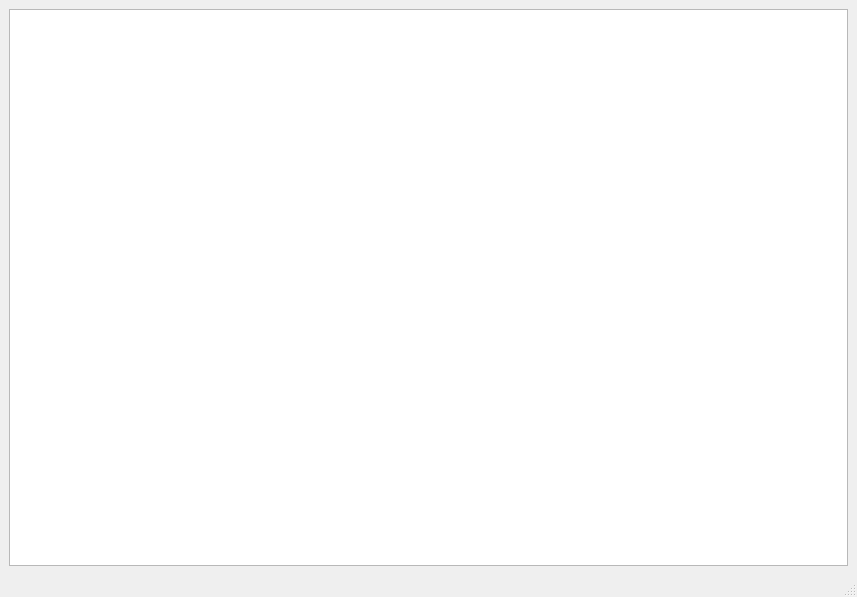
<?xml version="1.0" encoding="UTF-8"?>
<ui version="4.0">
 <class>MainWindow</class>
 <widget class="QMainWindow" name="MainWindow">
  <property name="geometry">
   <rect>
    <x>0</x>
    <y>0</y>
    <width>857</width>
    <height>597</height>
   </rect>
  </property>
  <property name="windowTitle">
   <string>MainWindow</string>
  </property>
  <widget class="QWidget" name="centralwidget">
   <layout class="QVBoxLayout" name="verticalLayout">
    <item>
     <widget class="QGraphicsView" name="graphicsView"/>
    </item>
   </layout>
  </widget>
  <widget class="QMenuBar" name="menubar">
   <property name="geometry">
    <rect>
     <x>0</x>
     <y>0</y>
     <width>857</width>
     <height>23</height>
    </rect>
   </property>
  </widget>
  <widget class="QStatusBar" name="statusbar"/>
 </widget>
 <resources/>
 <connections/>
</ui>
